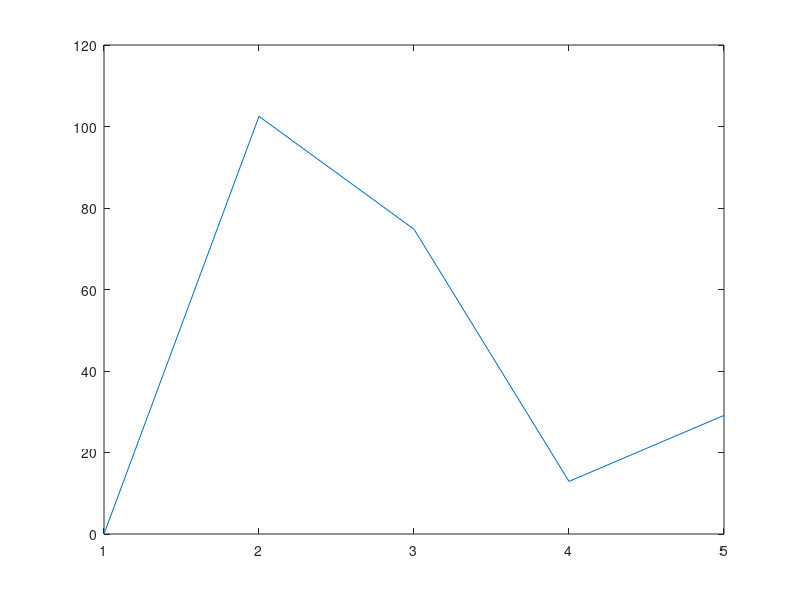
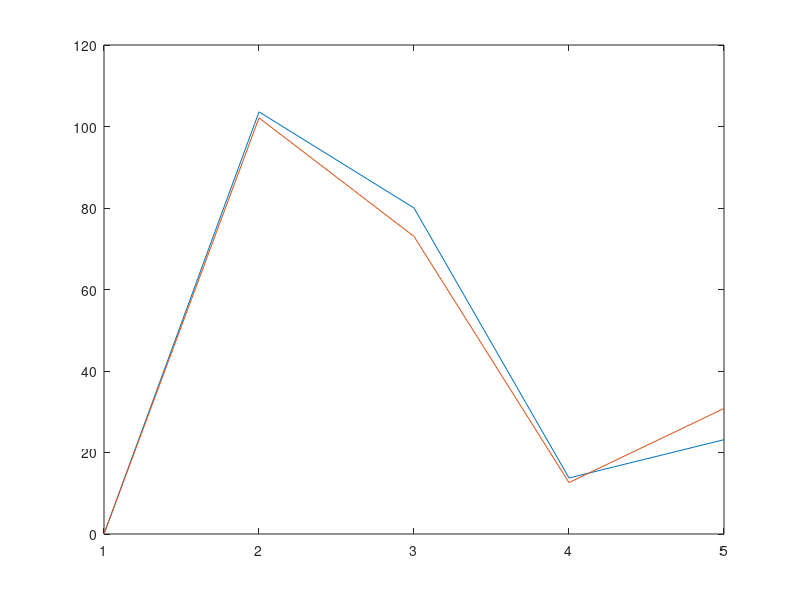
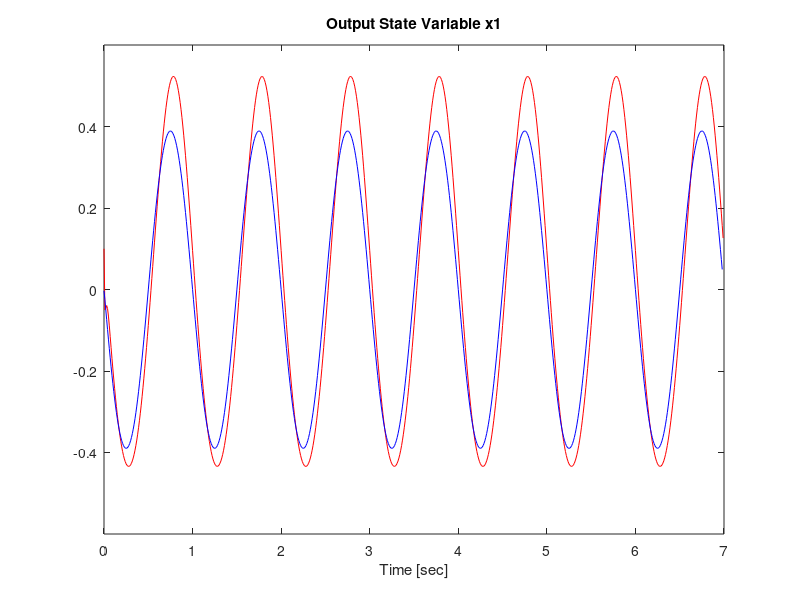
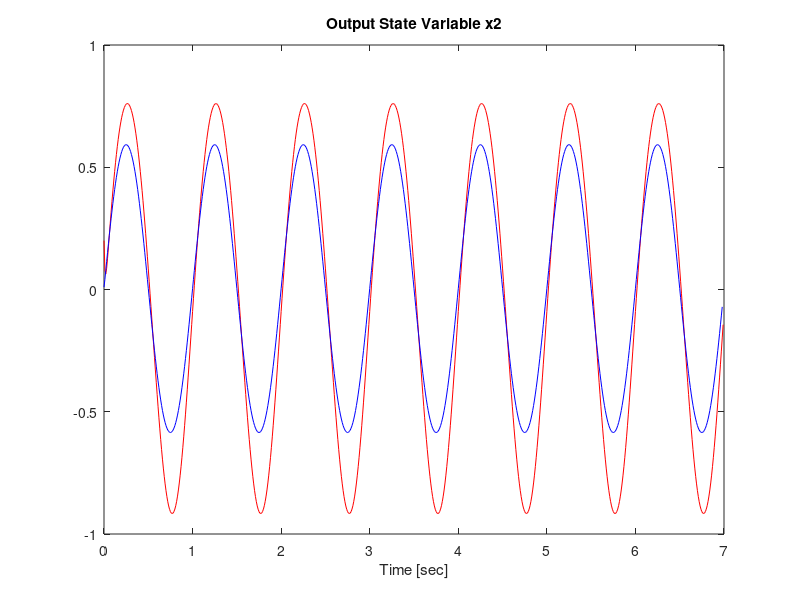

These figures' MATLAB source, in order:
% Program for training a dynamic neural network for modeling a nonlinear system 
% using the DBP algorithm. 
% The system has 1 input and 2 output signals.


clear;
clc;
close all;

% Generating input signal
st = [ 1 1 1 1 1 1 ];
zt = [ 0 0 0 0 0 0 ];
% u = [st st zt -st -st -0.2*st -0.4*st -0.6*st zt st 0.8*st 0.5*st st 0.2*st zt -st -st -st zt zt zt st st -st -st -st zt zt 0.25*st st 0.75*st st zt zt zt zt zt zt zt -st -st st st -st -st st 0.1*st 0.1*st st -st st -0.3*st 0.3*st st -st -st st st -st -st st st st -st -st -st st st st -st -st -st st st st st -st -st -st -st st st st st -st -st -st -st st st st st st -0.1*st -0.3*st -0.5*st -0.7*st -0.9*st 0.9*st 0.7*st 0.5*st 0.3*st 0.1*st -st -st -st -st -st st st st st st ];
u = [st st zt -st -st -st -st -st zt st st st st st zt -st -st -st zt zt zt st st -st -st -st zt zt st st st st zt zt zt zt zt zt zt -st -st st st -st -st st st st st -st st -st st st -st -st st st -st -st st st st -st -st -st st st st -st -st -st st st st st -st -st -st -st st st st st -st -st -st -st st st st st st -st -st -st -st -st st st st st st -st -st -st -st -st st st st st st ];
u = [-0.5*st -0.5*st zt 0.75*st 0.5*st st -0.3*st 0.3*st zt -st -st -0.6*st -0.4*st -0.2*st zt st st st zt zt zt st st st 0.25*st st zt zt -st -0.1*st -0.2*st -st zt zt ];

   nu = 700;
   nt = 0:1:(nu-1);
  fre = 4*0.0025;   % menor de 0.01  a  0.0025
  u = 1*sin(2*pi*fre*nt);

u = u';
nu = length(u);

% Generating outputs signals from the system to be modeled
z1(1,1) = 0.1;
z2(1,1) = 0.2;
for k = 1:nu
    z1(k+1,1) = 0.3*z1(k,1) - 0.4*z2(k,1);
    z2(k+1,1) = 0.4*z2(k,1) + 1*0.1*z1(k,1)*u(k,1) + 0.5*u(k,1); 
end
z1 = z1(1:nu) + 0.0*0.05*randn(nu,1) ;
z2 = z2(1:nu) + 0.0*0.05*randn(nu,1) ;
z = [ z1  z2 ];
% z(:,1) = zeros(nu,1); 
ndata = nu;
dataoutesc = z;

% Number of neurons (input, hidden and output layers)
ne = 3;    % No bias
nm = 30;   % nm = 10
ns = 2;

% Intializing coefficients v, w, sigmoid center and slope 
v = 0.1*randn(ne,nm);
w = 0.1*randn(nm,ns);
c = zeros(nm,1);
a = ones(nm,1);

%load reddbp3;  % si esta comentado entrena

% Introducing learning parameters
eta  = input('Introduce learning rate [v w]: ');
etac = input('Introduce learning rate [c: sigmoid center]: ');
etaa = input('Introduce learning rate [a: sigmoid slope]: ');
errormax = input('Introduce maximum value of error function (percentage %) : ');
errormax = errormax/100;
contmax = input('Introduce number of iteration steps: ');

% Training
outsum2 = sum(dataoutesc.^2);
outsum2 = outsum2';
outsum2total = sum(outsum2);
cont = 1;
erreltotal = 1;
   dw_old = 0;  
   dv_old = 0;
   da_old = 0;
   dc_old = 0;
   

while( (erreltotal > errormax) & (cont < contmax) ) 
   ersum2 = zeros(ns,1);
   dJdw = 0;
   dJdv = 0;
   dJda = 0;
   dJdc = 0;
   dy1dw_t = zeros(nm,ns);        
   dy2dw_t = zeros(nm,ns);
   dy1dv_t = zeros(ne,nm);
   dy2dv_t = zeros(ne,nm);
   dy1dc_t = zeros(nm,1);
   dy2dc_t = zeros(nm,1);
   dy1da_t = zeros(nm,1);
   dy2da_t = zeros(nm,1);  
   dJdw_t  = zeros(nm,ns);
   dJdv_t  = zeros(ne,nm); 
   dJdc_t  = zeros(nm,1);
   dJda_t  = zeros(nm,1); 
   
   x = dataoutesc(1,:);   % Initial state
   x = x';
   for k = 1:ndata-1
      in_red = [ x
                 u(k,1) ];
      m = v'*in_red;
      n = 2.0./(1 + exp(-(m-c)./a)) - 1;    
%      n = m;        % Lineal
      out_red = w'*n;
      outputesc(k,:) = out_red';
     dndm = diag((1 - n.*n)./(2*a));  
%      dndm = diag(ones(nm,1));      % Lineal
      dy1dw_s = [ n   zeros(nm,1) ]; 
      dy2dw_s = [ zeros(nm,1)   n ]; 
      dy1dv_s = in_red*w(:,1)'*dndm;
      dy2dv_s = in_red*w(:,2)'*dndm;
      dy1dc_s = w(:,1) .* ((n.*n-1)./(2.0.*a));
      dy2dc_s = w(:,2) .* ((n.*n-1)./(2.0.*a));
      dy1da_s = w(:,1) .* ((n.*n-1).*(m-c)./(2*a.*a));
      dy2da_s = w(:,2) .* ((n.*n-1).*(m-c)./(2*a.*a));
      jacob = w'*dndm*(v(1:ne-1,:))';
      dy1dw_t = dy1dw_s + jacob(1,1).*dy1dw_t + jacob(1,2).*dy2dw_t;   
      dy2dw_t = dy2dw_s + jacob(2,1).*dy1dw_t + jacob(2,2).*dy2dw_t;   
      dy1dv_t  = dy1dv_s  + jacob(1,1).*dy1dv_t  + jacob(1,2).*dy2dv_t;   
      dy2dv_t  = dy2dv_s  + jacob(2,1).*dy1dv_t  + jacob(2,2).*dy2dv_t;  
      dy1dc_t  = dy1dc_s  + jacob(1,1).*dy1dc_t  + jacob(1,2).*dy2dc_t;   
      dy2dc_t  = dy2dc_s  + jacob(2,1).*dy1dc_t  + jacob(2,2).*dy2dc_t;
      dy1da_t  = dy1da_s  + jacob(1,1).*dy1da_t  + jacob(1,2).*dy2da_t;   
      dy2da_t  = dy2da_s  + jacob(2,1).*dy1da_t  + jacob(2,2).*dy2da_t;

      out_des = dataoutesc(k+1,:);
      out_des = out_des';
      er = (out_red - out_des);
      erJ = (out_red - out_des).^1;
      %      erJ = (abs(out_red - out_des)).^0.5 .* sign( out_red-out_des );  

      q1 = 1;    q2 = 1;       % Both variables are measured
      dJdw_t = dJdw_t + q1*erJ(1,1).*dy1dw_t + q2*erJ(2,1).*dy2dw_t;
      dJdv_t  = dJdv_t  + q1*erJ(1,1).*dy1dv_t  + q2*erJ(2,1).*dy2dv_t;
      dJdc_t  = dJdc_t  + q1*erJ(1,1).*dy1dc_t  + q2*erJ(2,1).*dy2dc_t;
      dJda_t  = dJda_t  + q1*erJ(1,1).*dy1da_t  + q2*erJ(2,1).*dy2da_t;
      ersum2 = ersum2 + er.^2;
      x = out_red;     % The output turns to be input in the next step
  end
      dJdw_t = dJdw_t/ndata;
      dJdv_t = dJdv_t/ndata;  
      dJdc_t = dJdc_t/ndata;
      dJda_t = dJda_t/ndata;
      dw = dJdw_t;
      dv = dJdv_t;
      dc = dJdc_t;
      da = dJda_t;
      w = w - eta*dw;
      v = v - eta*dv;
      c = c - etac*dc;
      a = a - etaa*da;
      dw_old = dw;
      dv_old = dv;
  ersum2total = sum(ersum2);
  cont = cont + 1;
  if ( rem(cont,1) == 0 )
      errorrel(cont/1,:) = sqrt(ersum2'./outsum2');
      errorreltotal(cont/1,1) = sqrt(ersum2total/outsum2total);
      erreltotal = errorreltotal(cont/1,1);
      cont;
      erreltotal    
  end
end  
nt = length(u);
dt = 0.01;
tt = 0:1:(nt-1);
tt = dt*tt';
tt1 = tt(1:nt-1,1);

figure(1);
title('Total Error Function');
plot(errorreltotal*100);
figure(2);
title('Error Function per Output');
plot(errorrel*100);
figure(3);
title('Desired Output (red) and Network Output (blue)');
plot(tt,z(:,1),'-r');
hold on;
plot(tt1,outputesc(:,1),'-b');
title('Output State Variable x1');
xlabel('Time [sec]');
axis([ 0 7 -0.6  0.6]);
figure(4);
title('Desired Output (red) and Network Output (blue)');
plot(tt,z(:,2),'-r');
hold on;
plot(tt1,outputesc(:,2),'-b');
title('Output State Variable x2');
xlabel('Time [sec]');
axis([ 0 7 -1  1]);
figure(5);
title('Input Signal');
plot(tt,u,'-b');
title('Input Signal u');
xlabel('Time [sec]');
axis([ 0 7 -1.2 1.2]);

% Saving: number of input, hidden and output neurons,  coefficients v and
% w, center c, and slope c
save reddbp3 ne nm ns v w c a;   

